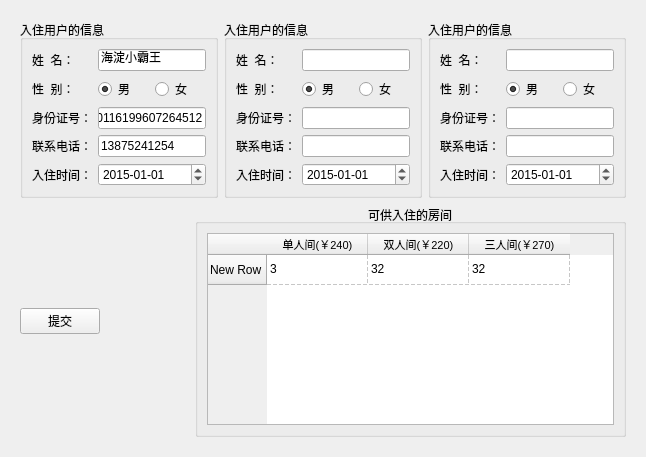
            <widget class="QWidget" name="CheckInM">
             <attribute name="title">
              <string>入住管理</string>
             </attribute>
             <layout class="QVBoxLayout" name="verticalLayout_6">
              <item>
               <widget class="QWidget" name="widget_5" native="true">
                <property name="font">
                 <font>
                  <pointsize>9</pointsize>
                 </font>
                </property>
                <layout class="QVBoxLayout" name="verticalLayout_14">
                 <item>
                  <layout class="QHBoxLayout" name="horizontalLayout_7">
                   <property name="sizeConstraint">
                    <enum>QLayout::SetFixedSize</enum>
                   </property>
                   <item>
                    <widget class="QGroupBox" name="customerGroupBox_2">
                     <property name="title">
                      <string>入住用户的信息</string>
                     </property>
                     <layout class="QGridLayout" name="gridLayout_4">
                      <item row="0" column="0">
                       <widget class="QLabel" name="label_6">
                        <property name="text">
                         <string>姓  名：</string>
                        </property>
                       </widget>
                      </item>
                      <item row="0" column="1" colspan="2">
                       <widget class="QLineEdit" name="cnameLineEdit_2">
                        <property name="styleSheet">
                         <string notr="true">background-image:url(:/res/white.png);</string>
                        </property>
                        <property name="text">
                         <string>海淀小霸王</string>
                        </property>
                       </widget>
                      </item>
                      <item row="1" column="0">
                       <widget class="QLabel" name="label_7">
                        <property name="text">
                         <string>性  别：</string>
                        </property>
                       </widget>
                      </item>
                      <item row="1" column="1">
                       <widget class="QRadioButton" name="cmaleRadioButton_2">
                        <property name="text">
                         <string>男</string>
                        </property>
                        <property name="checked">
                         <bool>true</bool>
                        </property>
                       </widget>
                      </item>
                      <item row="1" column="2">
                       <widget class="QRadioButton" name="cfemaleRadioButton_2">
                        <property name="text">
                         <string>女</string>
                        </property>
                       </widget>
                      </item>
                      <item row="2" column="0">
                       <widget class="QLabel" name="label_8">
                        <property name="text">
                         <string>身份证号：</string>
                        </property>
                       </widget>
                      </item>
                      <item row="2" column="1" colspan="2">
                       <widget class="QLineEdit" name="cidLineEdit_2">
                        <property name="styleSheet">
                         <string notr="true">background-image:url(:/res/white.png);</string>
                        </property>
                        <property name="inputMethodHints">
                         <set>Qt::ImhNone</set>
                        </property>
                        <property name="inputMask">
                         <string/>
                        </property>
                        <property name="text">
                         <string>420116199607264512</string>
                        </property>
                        <property name="maxLength">
                         <number>18</number>
                        </property>
                       </widget>
                      </item>
                      <item row="3" column="0">
                       <widget class="QLabel" name="label_9">
                        <property name="text">
                         <string>联系电话：</string>
                        </property>
                       </widget>
                      </item>
                      <item row="3" column="1" colspan="2">
                       <widget class="QLineEdit" name="cphoneLineEdit_2">
                        <property name="styleSheet">
                         <string notr="true">background-image:url(:/res/white.png);</string>
                        </property>
                        <property name="text">
                         <string>13875241254</string>
                        </property>
                        <property name="maxLength">
                         <number>11</number>
                        </property>
                       </widget>
                      </item>
                      <item row="4" column="0">
                       <widget class="QLabel" name="label_10">
                        <property name="text">
                         <string>入住时间：</string>
                        </property>
                       </widget>
                      </item>
                      <item row="4" column="1" colspan="2">
                       <widget class="QDateEdit" name="ccheckintimeDateEdit_2">
                        <property name="dateTime">
                         <datetime>
                          <hour>0</hour>
                          <minute>0</minute>
                          <second>0</second>
                          <year>2015</year>
                          <month>1</month>
                          <day>1</day>
                         </datetime>
                        </property>
                        <property name="displayFormat">
                         <string>yyyy-MM-dd</string>
                        </property>
                       </widget>
                      </item>
                     </layout>
                    </widget>
                   </item>
                   <item>
                    <widget class="QGroupBox" name="customerGroupBox_3">
                     <property name="title">
                      <string>入住用户的信息</string>
                     </property>
                     <layout class="QGridLayout" name="gridLayout_5">
                      <item row="0" column="0">
                       <widget class="QLabel" name="label_11">
                        <property name="text">
                         <string>姓  名：</string>
                        </property>
                       </widget>
                      </item>
                      <item row="0" column="1" colspan="2">
                       <widget class="QLineEdit" name="cnameLineEdit_3">
                        <property name="autoFillBackground">
                         <bool>false</bool>
                        </property>
                        <property name="styleSheet">
                         <string notr="true">background-image:url(:/res/white.png);</string>
                        </property>
                        <property name="text">
                         <string/>
                        </property>
                       </widget>
                      </item>
                      <item row="1" column="0">
                       <widget class="QLabel" name="label_12">
                        <property name="text">
                         <string>性  别：</string>
                        </property>
                       </widget>
                      </item>
                      <item row="1" column="1">
                       <widget class="QRadioButton" name="cmaleRadioButton_3">
                        <property name="text">
                         <string>男</string>
                        </property>
                        <property name="checked">
                         <bool>true</bool>
                        </property>
                       </widget>
                      </item>
                      <item row="1" column="2">
                       <widget class="QRadioButton" name="cfemaleRadioButton_3">
                        <property name="text">
                         <string>女</string>
                        </property>
                       </widget>
                      </item>
                      <item row="2" column="0">
                       <widget class="QLabel" name="label_13">
                        <property name="text">
                         <string>身份证号：</string>
                        </property>
                       </widget>
                      </item>
                      <item row="2" column="1" colspan="2">
                       <widget class="QLineEdit" name="cidLineEdit_3">
                        <property name="styleSheet">
                         <string notr="true">background-image:url(:/res/white.png);</string>
                        </property>
                        <property name="inputMethodHints">
                         <set>Qt::ImhNone</set>
                        </property>
                        <property name="inputMask">
                         <string/>
                        </property>
                        <property name="text">
                         <string/>
                        </property>
                        <property name="maxLength">
                         <number>18</number>
                        </property>
                       </widget>
                      </item>
                      <item row="3" column="0">
                       <widget class="QLabel" name="label_14">
                        <property name="text">
                         <string>联系电话：</string>
                        </property>
                       </widget>
                      </item>
                      <item row="3" column="1" colspan="2">
                       <widget class="QLineEdit" name="cphoneLineEdit_3">
                        <property name="styleSheet">
                         <string notr="true">background-image:url(:/res/white.png);</string>
                        </property>
                        <property name="text">
                         <string/>
                        </property>
                        <property name="maxLength">
                         <number>11</number>
                        </property>
                       </widget>
                      </item>
                      <item row="4" column="0">
                       <widget class="QLabel" name="label_15">
                        <property name="text">
                         <string>入住时间：</string>
                        </property>
                       </widget>
                      </item>
                      <item row="4" column="1" colspan="2">
                       <widget class="QDateEdit" name="ccheckintimeDateEdit_3">
                        <property name="dateTime">
                         <datetime>
                          <hour>0</hour>
                          <minute>0</minute>
                          <second>0</second>
                          <year>2015</year>
                          <month>1</month>
                          <day>1</day>
                         </datetime>
                        </property>
                        <property name="displayFormat">
                         <string>yyyy-MM-dd</string>
                        </property>
                       </widget>
                      </item>
                     </layout>
                    </widget>
                   </item>
                   <item>
                    <widget class="QGroupBox" name="customerGroupBox_4">
                     <property name="title">
                      <string>入住用户的信息</string>
                     </property>
                     <layout class="QGridLayout" name="gridLayout_6">
                      <item row="0" column="0">
                       <widget class="QLabel" name="label_16">
                        <property name="text">
                         <string>姓  名：</string>
                        </property>
                       </widget>
                      </item>
                      <item row="0" column="1" colspan="2">
                       <widget class="QLineEdit" name="cnameLineEdit_4">
                        <property name="autoFillBackground">
                         <bool>false</bool>
                        </property>
                        <property name="styleSheet">
                         <string notr="true">background-image:url(:/res/white.png);</string>
                        </property>
                        <property name="text">
                         <string/>
                        </property>
                       </widget>
                      </item>
                      <item row="1" column="0">
                       <widget class="QLabel" name="label_17">
                        <property name="text">
                         <string>性  别：</string>
                        </property>
                       </widget>
                      </item>
                      <item row="1" column="1">
                       <widget class="QRadioButton" name="cmaleRadioButton_4">
                        <property name="text">
                         <string>男</string>
                        </property>
                        <property name="checked">
                         <bool>true</bool>
                        </property>
                       </widget>
                      </item>
                      <item row="1" column="2">
                       <widget class="QRadioButton" name="cfemaleRadioButton_4">
                        <property name="text">
                         <string>女</string>
                        </property>
                       </widget>
                      </item>
                      <item row="2" column="0">
                       <widget class="QLabel" name="label_18">
                        <property name="text">
                         <string>身份证号：</string>
                        </property>
                       </widget>
                      </item>
                      <item row="2" column="1" colspan="2">
                       <widget class="QLineEdit" name="cidLineEdit_4">
                        <property name="autoFillBackground">
                         <bool>false</bool>
                        </property>
                        <property name="styleSheet">
                         <string notr="true">background-image:url(:/res/white.png);</string>
                        </property>
                        <property name="inputMethodHints">
                         <set>Qt::ImhNone</set>
                        </property>
                        <property name="inputMask">
                         <string/>
                        </property>
                        <property name="text">
                         <string/>
                        </property>
                        <property name="maxLength">
                         <number>18</number>
                        </property>
                       </widget>
                      </item>
                      <item row="3" column="0">
                       <widget class="QLabel" name="label_19">
                        <property name="text">
                         <string>联系电话：</string>
                        </property>
                       </widget>
                      </item>
                      <item row="3" column="1" colspan="2">
                       <widget class="QLineEdit" name="cphoneLineEdit_4">
                        <property name="styleSheet">
                         <string notr="true">background-image:url(:/res/white.png);</string>
                        </property>
                        <property name="text">
                         <string/>
                        </property>
                        <property name="maxLength">
                         <number>11</number>
                        </property>
                       </widget>
                      </item>
                      <item row="4" column="0">
                       <widget class="QLabel" name="label_20">
                        <property name="text">
                         <string>入住时间：</string>
                        </property>
                       </widget>
                      </item>
                      <item row="4" column="1" colspan="2">
                       <widget class="QDateEdit" name="ccheckintimeDateEdit_4">
                        <property name="dateTime">
                         <datetime>
                          <hour>0</hour>
                          <minute>0</minute>
                          <second>0</second>
                          <year>2015</year>
                          <month>1</month>
                          <day>1</day>
                         </datetime>
                        </property>
                        <property name="displayFormat">
                         <string>yyyy-MM-dd</string>
                        </property>
                       </widget>
                      </item>
                     </layout>
                    </widget>
                   </item>
                  </layout>
                 </item>
                 <item>
                  <layout class="QHBoxLayout" name="horizontalLayout_9">
                   <item>
                    <layout class="QVBoxLayout" name="verticalLayout_13">
                     <item>
                      <spacer name="verticalSpacer_4">
                       <property name="orientation">
                        <enum>Qt::Vertical</enum>
                       </property>
                       <property name="sizeHint" stdset="0">
                        <size>
                         <width>20</width>
                         <height>40</height>
                        </size>
                       </property>
                      </spacer>
                     </item>
                     <item>
                      <layout class="QHBoxLayout" name="horizontalLayout_6">
                       <item>
                        <widget class="QPushButton" name="commitButton_2">
                         <property name="text">
                          <string>提交</string>
                         </property>
                        </widget>
                       </item>
                      </layout>
                     </item>
                     <item>
                      <spacer name="verticalSpacer_5">
                       <property name="orientation">
                        <enum>Qt::Vertical</enum>
                       </property>
                       <property name="sizeHint" stdset="0">
                        <size>
                         <width>20</width>
                         <height>40</height>
                        </size>
                       </property>
                      </spacer>
                     </item>
                    </layout>
                   </item>
                   <item>
                    <spacer name="horizontalSpacer_10">
                     <property name="orientation">
                      <enum>Qt::Horizontal</enum>
                     </property>
                     <property name="sizeType">
                      <enum>QSizePolicy::Fixed</enum>
                     </property>
                     <property name="sizeHint" stdset="0">
                      <size>
                       <width>89</width>
                       <height>20</height>
                      </size>
                     </property>
                    </spacer>
                   </item>
                   <item>
                    <widget class="QGroupBox" name="groupBox_3">
                     <property name="title">
                      <string>可供入住的房间</string>
                     </property>
                     <property name="alignment">
                      <set>Qt::AlignCenter</set>
                     </property>
                     <layout class="QVBoxLayout" name="verticalLayout_12">
                      <item>
                       <widget class="QTableWidget" name="roomTableWidget">
                        <property name="maximumSize">
                         <size>
                          <width>599</width>
                          <height>16777215</height>
                         </size>
                        </property>
                        <property name="styleSheet">
                         <string notr="true">background-image:url(:/res/white.png);</string>
                        </property>
                        <property name="lineWidth">
                         <number>1</number>
                        </property>
                        <property name="verticalScrollBarPolicy">
                         <enum>Qt::ScrollBarAsNeeded</enum>
                        </property>
                        <property name="autoScroll">
                         <bool>true</bool>
                        </property>
                        <property name="autoScrollMargin">
                         <number>16</number>
                        </property>
                        <property name="editTriggers">
                         <set>QAbstractItemView::NoEditTriggers</set>
                        </property>
                        <property name="selectionMode">
                         <enum>QAbstractItemView::SingleSelection</enum>
                        </property>
                        <property name="gridStyle">
                         <enum>Qt::DashLine</enum>
                        </property>
                        <property name="columnCount">
                         <number>3</number>
                        </property>
                        <attribute name="horizontalHeaderCascadingSectionResizes">
                         <bool>false</bool>
                        </attribute>
                        <attribute name="horizontalHeaderDefaultSectionSize">
                         <number>101</number>
                        </attribute>
                        <attribute name="horizontalHeaderMinimumSectionSize">
                         <number>26</number>
                        </attribute>
                        <attribute name="horizontalHeaderShowSortIndicator" stdset="0">
                         <bool>false</bool>
                        </attribute>
                        <attribute name="verticalHeaderDefaultSectionSize">
                         <number>30</number>
                        </attribute>
                        <attribute name="verticalHeaderMinimumSectionSize">
                         <number>26</number>
                        </attribute>
                        <row>
                         <property name="text">
                          <string>New Row</string>
                         </property>
                        </row>
                        <column>
                         <property name="text">
                          <string>单人间(￥240)</string>
                         </property>
                         <property name="font">
                          <font>
                           <pointsize>8</pointsize>
                          </font>
                         </property>
                        </column>
                        <column>
                         <property name="text">
                          <string>双人间(￥220)</string>
                         </property>
                         <property name="font">
                          <font>
                           <pointsize>8</pointsize>
                          </font>
                         </property>
                        </column>
                        <column>
                         <property name="text">
                          <string>三人间(￥270)</string>
                         </property>
                         <property name="font">
                          <font>
                           <pointsize>8</pointsize>
                          </font>
                         </property>
                        </column>
                        <item row="0" column="0">
                         <property name="text">
                          <string>3</string>
                         </property>
                        </item>
                        <item row="0" column="1">
                         <property name="text">
                          <string>32</string>
                         </property>
                        </item>
                        <item row="0" column="2">
                         <property name="text">
                          <string>32</string>
                         </property>
                        </item>
                       </widget>
                      </item>
                     </layout>
                    </widget>
                   </item>
                  </layout>
                 </item>
                </layout>
               </widget>
              </item>
             </layout>
            </widget>
